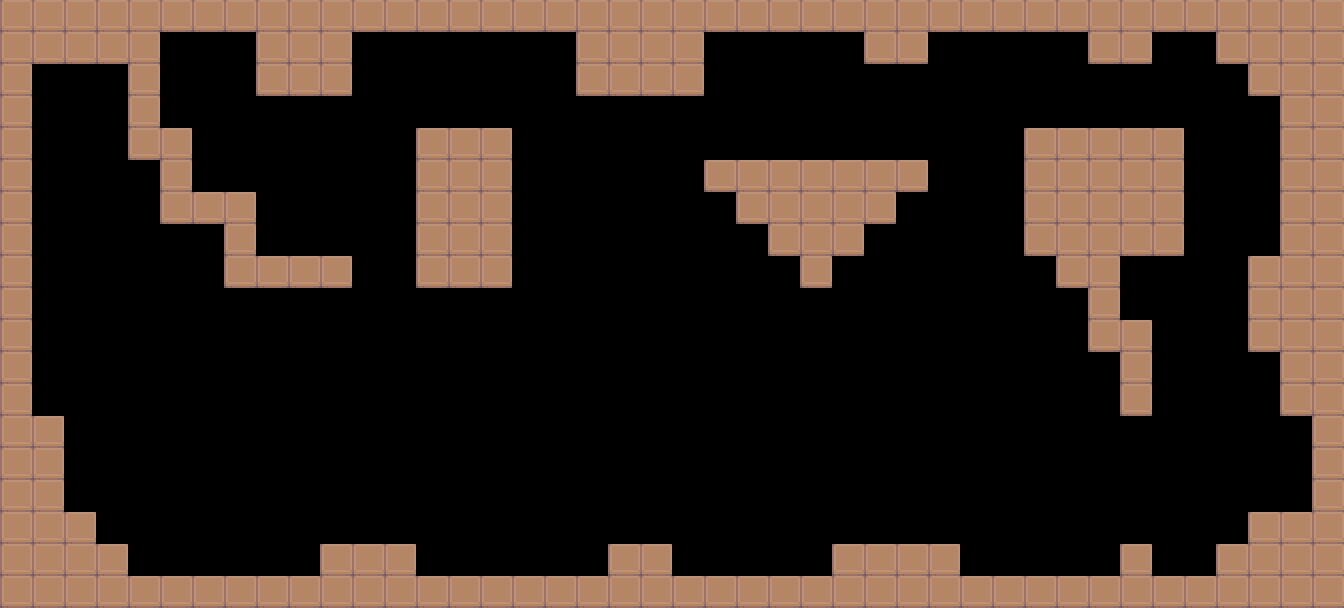

Tiled map render using the project's own tile images. Description and the map definition, with tile-layer contents summarised, below:
An orthogonal 42x19 tile map with 32x32 px tiles, 1 tile layer (Tile Layer 1).

<map version="1.0" orientation="orthogonal" renderorder="right-down" width="42" height="19" tilewidth="32" tileheight="32" nextobjectid="1">
 <tileset firstgid="1" name="ground_1x1" tilewidth="32" tileheight="32">
  <image source="ground_1x1.png" width="800" height="32" />
 </tileset>
 <layer name="Tile Layer 1" width="42" height="19">
  <data>[798 cells, 252 non-empty, 1 distinct tile ids]</data>
 </layer>
</map>
